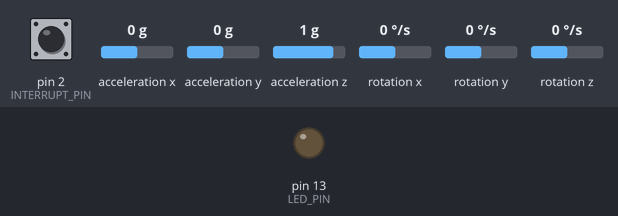
A sketch run on a simulated Arduino Uno, built with avr-gcc and run on an emulated ATmega328P. Parts: output pins drawn as LEDs (lit = HIGH). Inputs (shaded band) come from the test bench; at power-on: pin 2 (INTERRUPT_PIN) LOW, acceleration x 0 g, acceleration y 0 g, acceleration z 1 g, rotation x 0 °/s, rotation y 0 °/s, rotation z 0 °/s. The sensor or clock chip raises its interrupt line as the real part does; what the sketch prints to the serial monitor is not drawn.

Above: at 0.1 s.
At 0.7 s:
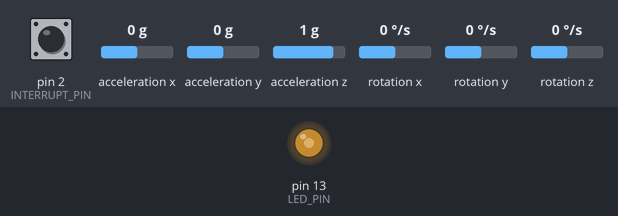
Timing chart, 0 to 2.2 s (numbered marks = the images above):
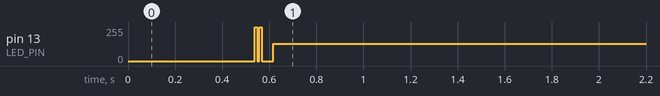

The sketch:

hand_gesture_control_transmitter.ino
```cpp
#include <Wire.h>
#include "I2Cdev.h"
#include "MPU6050_6Axis_MotionApps20.h"
#include <SoftwareSerial.h>

SoftwareSerial BTSerial(10, 11); // CONNECT BT RX PIN TO ARDUINO 11 PIN | CONNECT BT TX PIN TO ARDUINO 10 PIN

constexpr uint8_t INTERRUPT_PIN = 2; // Interrupt on D2
constexpr uint8_t LED_PIN = 13;

MPU6050 mpu;
bool blinkState = false;

bool dmpReady = false;
uint8_t mpuIntStatus;
uint8_t devStatus;
uint16_t packetSize;
uint16_t fifoCount;
uint8_t fifoBuffer[64];

Quaternion q;
VectorFloat gravity;
float ypr[3];

enum GestureState
{
  GESTURE_STOP = 'S',
  GESTURE_FORWARD = 'F',
  GESTURE_BACKWARD = 'B',
  GESTURE_LEFT = 'L',
  GESTURE_RIGHT = 'R'
};

constexpr float RAD_TO_DEG = 180.0 / M_PI;
constexpr int16_t PITCH_YAW_THRESHOLD = 100;
constexpr int16_t ROLL_MIN = 45;
constexpr int16_t ROLL_MAX = 55;
constexpr int16_t PITCH_MIN = 145;
constexpr int16_t PITCH_MAX = 155;

volatile bool mpuInterrupt = false;

void dmpDataReady()
{
  mpuInterrupt = true;
}

constexpr int mapGestureValue(float value, int fromLow, int fromHigh, int toLow, int toHigh)
{
  return static_cast<int>((value - fromLow) * (toHigh - toLow) / (fromHigh - fromLow) + toLow);
}

void sendGestureCommand(GestureState gesture)
{
  BTSerial.write(static_cast<uint8_t>(gesture));
}

void setup()
{
  Fastwire::setup(400, true);

  Serial.begin(38400);
  BTSerial.begin(38400);

  while (!Serial)
    ;

  Serial.println(F("Initializing I2C devices..."));
  mpu.initialize();
  pinMode(INTERRUPT_PIN, INPUT);

  Serial.println(F("Testing device connections..."));
  Serial.println(mpu.testConnection() ? F("MPU6050 connection successful") : F("MPU6050 connection failed"));

  Serial.println(F("Initializing DMP..."));
  devStatus = mpu.dmpInitialize();

  mpu.setXGyroOffset(126);
  mpu.setYGyroOffset(57);
  mpu.setZGyroOffset(-69);
  mpu.setZAccelOffset(1869);

  if (devStatus == 0)
  {
    Serial.println(F("Enabling DMP..."));
    mpu.setDMPEnabled(true);

    Serial.println(F("Enabling interrupt detection (Arduino external interrupt 0)..."));
    attachInterrupt(digitalPinToInterrupt(INTERRUPT_PIN), dmpDataReady, RISING);
    mpuIntStatus = mpu.getIntStatus();

    Serial.println(F("DMP ready! Waiting for first interrupt..."));
    dmpReady = true;
    packetSize = mpu.dmpGetFIFOPacketSize();
  }
  else
  {
    Serial.print(F("DMP Initialization failed (code "));
    Serial.print(devStatus);
    Serial.println(F(")"));
  }

  pinMode(LED_PIN, OUTPUT);
}

void loop()
{
  if (!dmpReady)
    return;

  while (!mpuInterrupt && fifoCount < packetSize)
  {
  }

  mpuInterrupt = false;
  mpuIntStatus = mpu.getIntStatus();
  fifoCount = mpu.getFIFOCount();

  if ((mpuIntStatus & 0x10) || fifoCount == 1024)
  {
    mpu.resetFIFO();
    Serial.println(F("FIFO overflow!"));
  }
  else if (mpuIntStatus & 0x02)
  {
    while (fifoCount < packetSize)
      fifoCount = mpu.getFIFOCount();
    mpu.getFIFOBytes(fifoBuffer, packetSize);
    fifoCount -= packetSize;

    mpu.dmpGetQuaternion(&q, fifoBuffer);
    mpu.dmpGetGravity(&gravity, &q);
    mpu.dmpGetYawPitchRoll(ypr, &q, &gravity);

    float yaw = ypr[0] * RAD_TO_DEG;
    float pitch = ypr[1] * RAD_TO_DEG;
    float roll = ypr[2] * RAD_TO_DEG;

    int mappedRoll = mapGestureValue(roll, -PITCH_YAW_THRESHOLD, PITCH_YAW_THRESHOLD, 0, 100);
    int mappedPitch = mapGestureValue(pitch, -PITCH_YAW_THRESHOLD, PITCH_YAW_THRESHOLD, 100, 200);

    Serial.print(mappedRoll);
    Serial.print("\t");
    Serial.println(mappedPitch);

    if (mappedRoll >= ROLL_MIN && mappedRoll <= ROLL_MAX && mappedPitch >= PITCH_MIN && mappedPitch <= PITCH_MAX)
    {
      sendGestureCommand(GESTURE_STOP);
    }
    else if (mappedRoll > ROLL_MAX)
    {
      sendGestureCommand(GESTURE_RIGHT);
    }
    else if (mappedRoll < ROLL_MIN)
    {
      sendGestureCommand(GESTURE_LEFT);
    }
    else if (mappedPitch > PITCH_MAX)
    {
      sendGestureCommand(GESTURE_BACKWARD);
    }
    else if (mappedPitch < PITCH_MIN)
    {
      sendGestureCommand(GESTURE_FORWARD);
    }

    blinkState = !blinkState;
    digitalWrite(LED_PIN, blinkState);
  }
}
```

Measured:
- by itself, pin 13 (LED_PIN): 0/255 → 128/255 at 0.54 s
